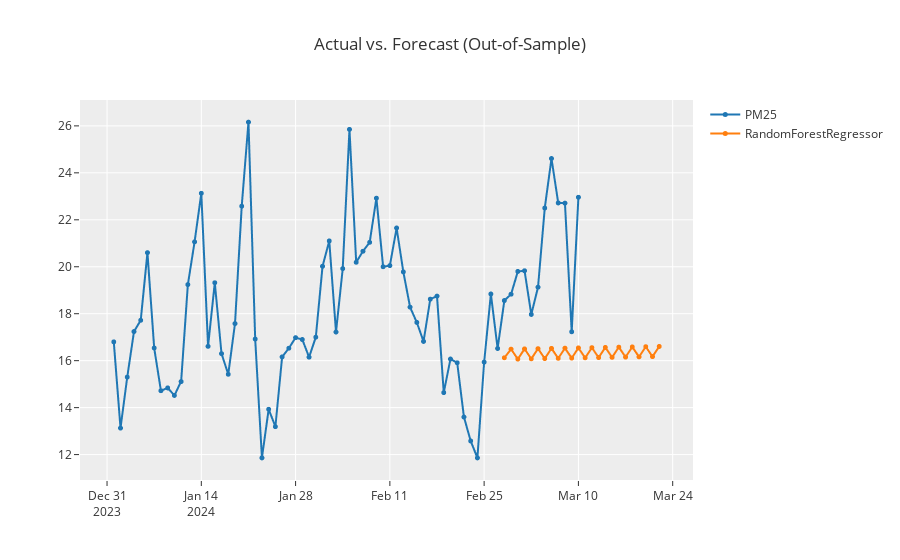

Notebook code cell kept with this figure:
### Markdown cell above
กราฟการ predict ของโมเดล rf_cds_dt

### Code cell
plot_model(rf_cds_dt, plot = 'forecast', data_kwargs={'fh' : 24})
